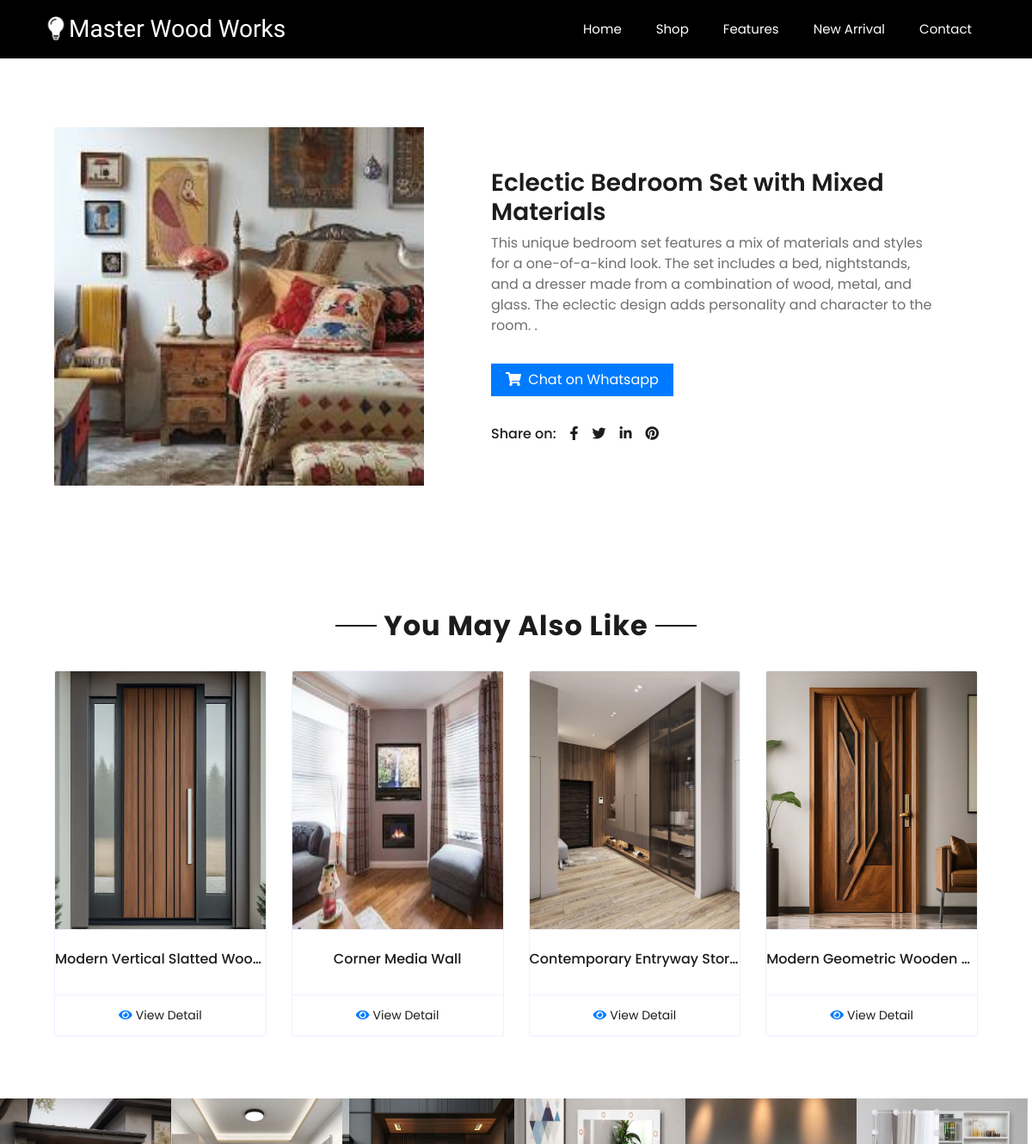
Page /detail.php?product_id=137 (upper part) on the earlier database version.
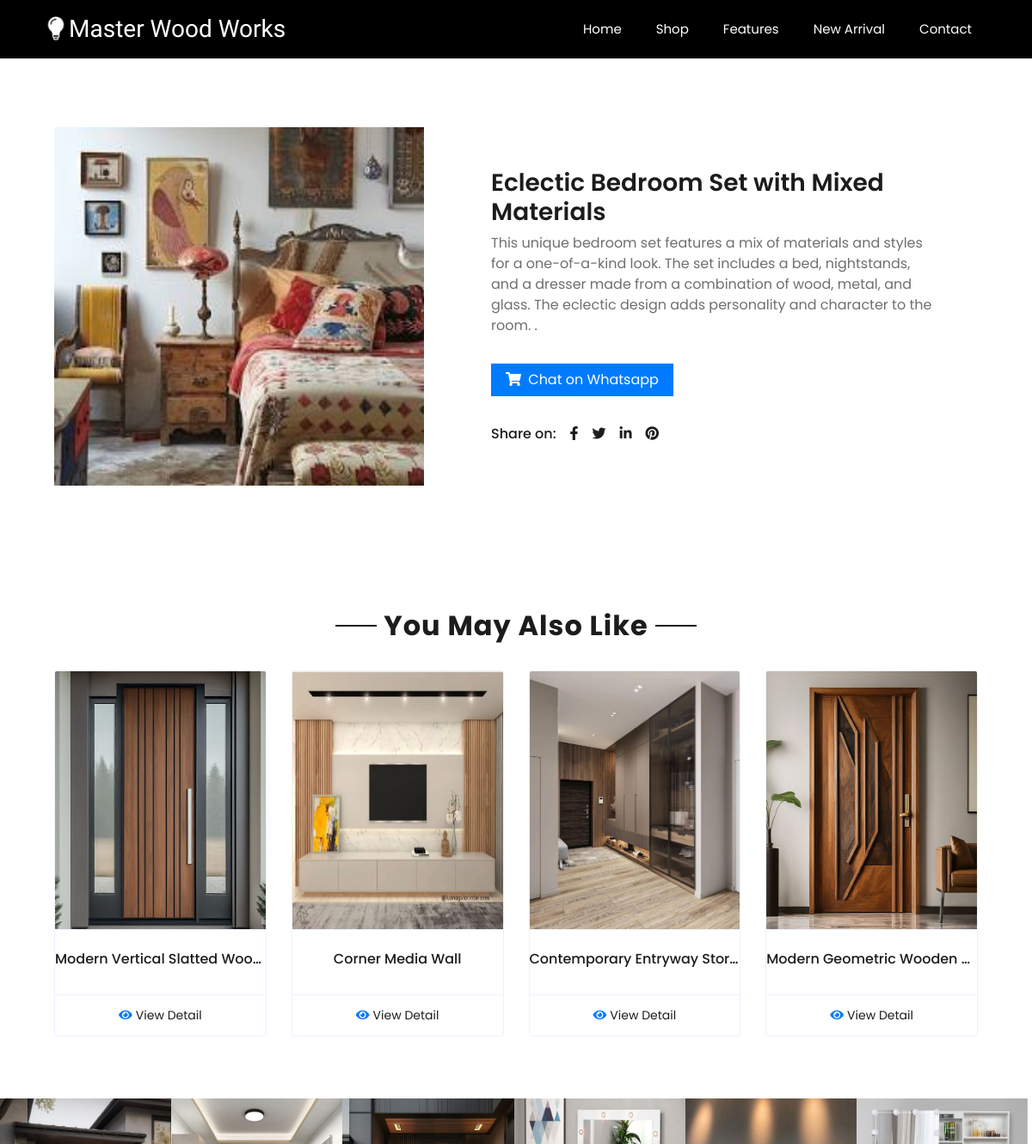
Same page on the later database version.
### tables this page shows
CREATE TABLE `product` (
  `id` int(11) NOT NULL,
  `p_name` varchar(255) DEFAULT NULL,
  `p_img` varchar(255) DEFAULT NULL,
  `p_category` varchar(255) DEFAULT NULL,
  `p_description` longtext DEFAULT NULL
);

### detail.php (the view, shortened to what this page needs)
<?php
include 'connect.php';
if (isset($_GET['product_id'])) {
    $product_id = $_GET['product_id'];
    $sql = "SELECT * FROM product WHERE id = '$product_id'";
    $result = mysqli_query($connection, $sql);
    $row = mysqli_fetch_assoc($result);
include 'header.php';
?>
<link rel="stylesheet" href="detail.css">
<link href="https://cdnjs.cloudflare.com/ajax/libs/font-awesome/5.10.0/css/all.min.css" rel="stylesheet" />
<link rel="stylesheet" href="https://cdnjs.cloudflare.com/ajax/libs/OwlCarousel2/2.3.4/assets/owl.carousel.css" />
<link rel="stylesheet" href="https://cdnjs.cloudflare.com/ajax/libs/OwlCarousel2/2.3.4/assets/owl.theme.default.css" />
<div class="container-fluid py-5" style="margin-top: 100px">
    <div class="row px-xl-5">
        <div class="col-lg-5 pb-5" style="max-height: 500px">
            <img class="w-100 h-100" src="product_img/<?php echo $row['p_img'] ?>" alt="Image" />
        </div>
        <div class="col-lg-7 pb-5 d-flex justify-content-center align-items-center">
            <div class="container-fluid p-5">
            <h3 class="font-weight-semi-bold"><?php echo $row['p_name'] ?> </h3>
            <p class="mb-4"><?php echo $row['p_description'] ?> .</p>
            <div class="d-flex align-items-center mb-4 pt-2">
                <a href=" https://wa.me/+923152027265" class="btn btn-primary px-3"><i class="fa fa-shopping-cart mr-1"></i> Chat on Whatsapp</a>
            </div>
            <div class="d-flex pt-2">
                <p class="text-dark font-weight-medium mb-0 mr-2">Share on:</p>
                <div class="d-inline-flex">
                    <a class="text-dark px-2" href="">
                        <i class="fab fa-facebook-f"></i>
                    </a>
                    <a class="text-dark px-2" href="">
                        <i class="fab fa-twitter"></i>
                    </a>
                    <a class="text-dark px-2" href="">
                        <i class="fab fa-linkedin-in"></i>
                    </a>
                    <a class="text-dark px-2" href="">
                        <i class="fab fa-pinterest"></i>
                    </a>
                </div>
            </div>
            </div>
        </div>
    </div>
</div>
<div class="container-fluid py-5">
    <div class="text-center mb-4">
        <h2 class="section-title px-5"><span class="px-2">You May Also Like</span></h2>
    </div>
    <div class="row px-xl-5">
        <div class="col">
            <div class="owl-carousel related-carousel">
                <?php
                $sql = "SELECT * FROM product ORDER BY RAND() LIMIT 8";
                $result = mysqli_query($connection, $sql);
                foreach($result as $row){
                ?>
                <div class="card product-item border-0">
                    <div class="card-header product-img position-relative overflow-hidden bg-transparent border p-0">
                        <img class="img-fluid w-100" style="height: 300px" src="product_img/<?php echo $row['p_img'] ?>" alt="" />
                    </div>
                    <div class="card-body border-left border-right text-center p-0 pt-4 pb-3">
                        <h6 class="text-truncate mb-3"><?php echo $row['p_name'] ?></h6>
                    </div>
                    <div class="card-footer d-flex justify-content-center bg-light border">
                        <a href="detail.php?product_id=<?php echo $row['id'] ?>" class="btn btn-sm text-dark p-0"><i class="fas fa-eye text-primary mr-1"></i>View Detail</a>
                    </div>
                </div>
                <?php
                }
                ?>
            </div>
        </div>
    </div>
</div>
<?php
include 'footer.php';
?>
<?php
}
?>

### header.php (shortened to what this page needs)
<!DOCTYPE html>
<html lang="en">
<head>
    <link rel="stylesheet" href="https://cdn.jsdelivr.net/npm/bootstrap@4.6.1/dist/css/bootstrap.min.css">
    <link rel="stylesheet" href="https://cdnjs.cloudflare.com/ajax/libs/font-awesome/6.0.0-beta3/css/all.min.css" />
    <link rel="stylesheet" href="https://unpkg.com/swiper/swiper-bundle.min.css"/>
    <link rel="stylesheet" href="main.css">
</head>
<body>
    <header id="header">
        <div class="logo">
            <a href="#"><img id="lol" src="pic/bulb.png" alt="">Master Wood Works</a>
        </div>
        <ul class="navigation">
            <li><a href="index.php" class="active">home</a></li>
            <li><a href="shop.php?category_id=All Products">Shop</a></li>
            <li><a href="index.php#features">features</a></li>
            <li><a href="index.php#new-arrival">new arrival</a></li>
            <li><a href="index.php#contact">contact</a></li>
        </ul>
    </header>

### footer.php (shortened to what this page needs)
<div class="footer-image" id="contact">
    <div class="image1">
    </div>
    <div class="image1">
    </div>
    <div class="image1">
    </div>
    <div class="image1">
    </div>
    <div class="image1">
    </div>
    <div class="image1">
    </div>
</div>
</body>
</html>

### main.css (style rules this page uses)
* { padding: 0px; margin: 0px; list-style: none; box-sizing: border-box; font-family: "Poppins", sans-serif; scroll-behavior: smooth; }
:root { --main-color: #007bff; }
html { scroll-behavior: smooth; }
header { width: 100%; padding: 13px 50px; display: flex; justify-content: space-between; align-items: center; position: fixed; top: 0; z-index: 1111; transition: 0.5s ease-in-out; background-color: black; }
header .logo a { font-size: 28px; text-decoration: none; text-transform: capitalize; color: #fff; font-family: "Fenix", serif; }
header .logo img { width: 30px; margin-top: -5px; }
header ul { display: flex; margin: 0; }
header ul li { margin: 0px 20px; }
header ul li a { color: #fff; text-decoration: none !important; text-transform: capitalize; display: block; transition: 0.4s; font-size: 15px; }
.footer-image { display: flex; flex-wrap: wrap; }
.footer-image .image1 { width: 16.6%; position: relative; }

Differences in the rows shown:
changed product "Corner Media Wall": p_img: a different picture
